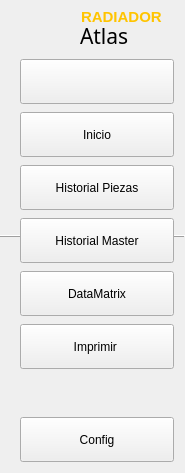
        <widget class="QFrame" name="leftMenuBg">
         <property name="sizePolicy">
          <sizepolicy hsizetype="Minimum" vsizetype="Preferred">
           <horstretch>0</horstretch>
           <verstretch>0</verstretch>
          </sizepolicy>
         </property>
         <property name="minimumSize">
          <size>
           <width>185</width>
           <height>0</height>
          </size>
         </property>
         <property name="maximumSize">
          <size>
           <width>84</width>
           <height>16777215</height>
          </size>
         </property>
         <property name="frameShape">
          <enum>QFrame::HLine</enum>
         </property>
         <property name="frameShadow">
          <enum>QFrame::Raised</enum>
         </property>
         <layout class="QVBoxLayout" name="verticalLayout_3">
          <property name="spacing">
           <number>0</number>
          </property>
          <property name="sizeConstraint">
           <enum>QLayout::SetDefaultConstraint</enum>
          </property>
          <property name="leftMargin">
           <number>9</number>
          </property>
          <property name="topMargin">
           <number>0</number>
          </property>
          <property name="rightMargin">
           <number>0</number>
          </property>
          <property name="bottomMargin">
           <number>0</number>
          </property>
          <item>
           <widget class="QFrame" name="leftMenuFramee">
            <property name="sizePolicy">
             <sizepolicy hsizetype="Minimum" vsizetype="Preferred">
              <horstretch>0</horstretch>
              <verstretch>0</verstretch>
             </sizepolicy>
            </property>
            <layout class="QVBoxLayout" name="leftMenuFrame">
             <property name="spacing">
              <number>8</number>
             </property>
             <property name="leftMargin">
              <number>9</number>
             </property>
             <property name="rightMargin">
              <number>9</number>
             </property>
             <item>
              <widget class="QFrame" name="topLogoInfo">
               <property name="minimumSize">
                <size>
                 <width>50</width>
                 <height>40</height>
                </size>
               </property>
               <property name="maximumSize">
                <size>
                 <width>16777215</width>
                 <height>40</height>
                </size>
               </property>
               <property name="frameShape">
                <enum>QFrame::NoFrame</enum>
               </property>
               <property name="frameShadow">
                <enum>QFrame::Raised</enum>
               </property>
               <widget class="QLabel" name="titleLeftApp">
                <property name="geometry">
                 <rect>
                  <x>60</x>
                  <y>10</y>
                  <width>71</width>
                  <height>35</height>
                 </rect>
                </property>
                <property name="font">
                 <font>
                  <family>Segoe UI Semibold</family>
                  <pointsize>16</pointsize>
                  <italic>false</italic>
                  <bold>false</bold>
                  <strikeout>false</strikeout>
                  <kerning>true</kerning>
                 </font>
                </property>
                <property name="text">
                 <string>Atlas</string>
                </property>
                <property name="alignment">
                 <set>Qt::AlignLeading|Qt::AlignLeft|Qt::AlignTop</set>
                </property>
                <property name="wordWrap">
                 <bool>false</bool>
                </property>
               </widget>
               <widget class="QLabel" name="label_4">
                <property name="geometry">
                 <rect>
                  <x>3</x>
                  <y>0</y>
                  <width>51</width>
                  <height>41</height>
                 </rect>
                </property>
                <property name="styleSheet">
                 <string notr="true"/>
                </property>
                <property name="text">
                 <string/>
                </property>
                <property name="textFormat">
                 <enum>Qt::PlainText</enum>
                </property>
                <property name="pixmap">
                 <pixmap resource="../resources.qrc">:/images/images/logovw.png</pixmap>
                </property>
                <property name="scaledContents">
                 <bool>true</bool>
                </property>
               </widget>
               <widget class="QLabel" name="titleLeftApp_2">
                <property name="geometry">
                 <rect>
                  <x>61</x>
                  <y>-3</y>
                  <width>81</width>
                  <height>21</height>
                 </rect>
                </property>
                <property name="font">
                 <font>
                  <family>Segoe UI</family>
                  <pointsize>10</pointsize>
                  <italic>false</italic>
                  <bold>false</bold>
                  <strikeout>false</strikeout>
                  <kerning>true</kerning>
                 </font>
                </property>
                <property name="text">
                 <string>&lt;html&gt;&lt;head/&gt;&lt;body&gt;&lt;p&gt;&lt;span style=&quot; font-size:11pt; font-weight:700; color:#ffc400;&quot;&gt;RADIADOR&lt;/span&gt;&lt;/p&gt;&lt;/body&gt;&lt;/html&gt;</string>
                </property>
                <property name="alignment">
                 <set>Qt::AlignLeading|Qt::AlignLeft|Qt::AlignTop</set>
                </property>
                <property name="wordWrap">
                 <bool>false</bool>
                </property>
               </widget>
              </widget>
             </item>
             <item>
              <widget class="QPushButton" name="toggleButton">
               <property name="minimumSize">
                <size>
                 <width>0</width>
                 <height>45</height>
                </size>
               </property>
               <property name="layoutDirection">
                <enum>Qt::LeftToRight</enum>
               </property>
               <property name="autoFillBackground">
                <bool>false</bool>
               </property>
               <property name="styleSheet">
                <string notr="true">background-image: url(:/icons/images/icons/icon_menu.png);</string>
               </property>
               <property name="text">
                <string/>
               </property>
               <property name="checkable">
                <bool>true</bool>
               </property>
              </widget>
             </item>
             <item>
              <widget class="QPushButton" name="btn_home">
               <property name="minimumSize">
                <size>
                 <width>0</width>
                 <height>45</height>
                </size>
               </property>
               <property name="styleSheet">
                <string notr="true">background-image: url(:/icons/images/icons/cil-home.png);</string>
               </property>
               <property name="text">
                <string>Inicio</string>
               </property>
              </widget>
             </item>
             <item>
              <widget class="QPushButton" name="btn_Report">
               <property name="minimumSize">
                <size>
                 <width>0</width>
                 <height>45</height>
                </size>
               </property>
               <property name="styleSheet">
                <string notr="true">background-image: url(:/icons/images/icons/cil-file.png);</string>
               </property>
               <property name="text">
                <string>Historial Piezas</string>
               </property>
              </widget>
             </item>
             <item>
              <widget class="QPushButton" name="btn_Master">
               <property name="minimumSize">
                <size>
                 <width>0</width>
                 <height>45</height>
                </size>
               </property>
               <property name="styleSheet">
                <string notr="true">background-image: url(:/icons/images/icons/cil-notes.png);</string>
               </property>
               <property name="text">
                <string>Historial Master</string>
               </property>
              </widget>
             </item>
             <item>
              <widget class="QPushButton" name="btn_DataMatrix">
               <property name="sizePolicy">
                <sizepolicy hsizetype="Minimum" vsizetype="Maximum">
                 <horstretch>0</horstretch>
                 <verstretch>0</verstretch>
                </sizepolicy>
               </property>
               <property name="minimumSize">
                <size>
                 <width>0</width>
                 <height>45</height>
                </size>
               </property>
               <property name="styleSheet">
                <string notr="true">background-image: url(:/icons/images/icons/cil-featured-playlist.png);</string>
               </property>
               <property name="text">
                <string>DataMatrix</string>
               </property>
              </widget>
             </item>
             <item>
              <widget class="QPushButton" name="btn_printer">
               <property name="minimumSize">
                <size>
                 <width>45</width>
                 <height>45</height>
                </size>
               </property>
               <property name="styleSheet">
                <string notr="true">background-image: url(:/icons/images/icons/cil-print.png);</string>
               </property>
               <property name="text">
                <string>Imprimir </string>
               </property>
              </widget>
             </item>
             <item>
              <spacer name="espaciador_settings">
               <property name="orientation">
                <enum>Qt::Vertical</enum>
               </property>
               <property name="sizeHint" stdset="0">
                <size>
                 <width>20</width>
                 <height>40</height>
                </size>
               </property>
              </spacer>
             </item>
             <item>
              <widget class="QPushButton" name="btn_configData">
               <property name="sizePolicy">
                <sizepolicy hsizetype="Minimum" vsizetype="Minimum">
                 <horstretch>0</horstretch>
                 <verstretch>0</verstretch>
                </sizepolicy>
               </property>
               <property name="minimumSize">
                <size>
                 <width>0</width>
                 <height>45</height>
                </size>
               </property>
               <property name="styleSheet">
                <string notr="true">background-image: url(:/icons/images/icons/icon_settings.png);</string>
               </property>
               <property name="text">
                <string>Config</string>
               </property>
               <property name="checkable">
                <bool>true</bool>
               </property>
              </widget>
             </item>
            </layout>
           </widget>
          </item>
         </layout>
        </widget>
